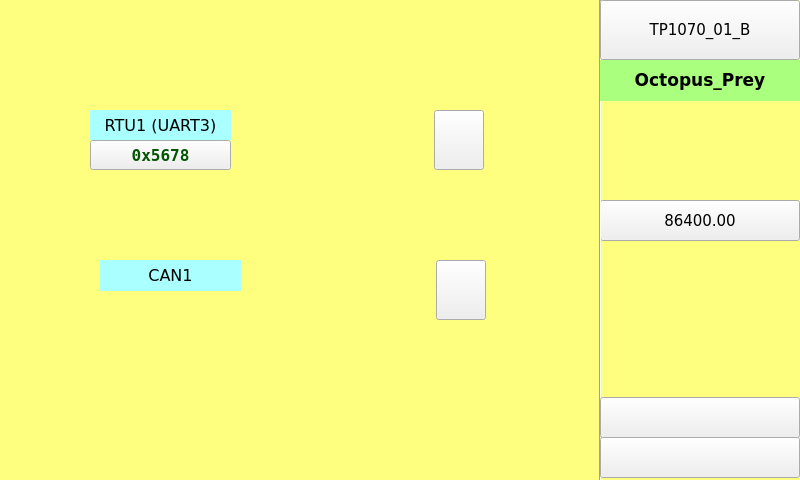
<?xml version="1.0" encoding="UTF-8"?>
<ui version="4.0">
<class>page100</class>
<widget class="QWidget" name="page100">
<property name="geometry">
<rect>
<x>0</x>
<y>0</y>
<width>800</width>
<height>480</height>
</rect>
</property>
<property name="minimumSize">
<size>
<width>800</width>
<height>480</height>
</size>
</property>
<property name="maximumSize">
<size>
<width>800</width>
<height>480</height>
</size>
</property>
<property name="windowTitle">
<string>page100</string>
</property>
<property name="styleSheet">
<string notr="true">QWidget#page100
{
background-color: rgb(255, 255, 127);
}</string>
</property>
<widget class="ATCMled" name="atcmLed_22">
<property name="geometry">
<rect>
<x>175</x>
<y>300</y>
<width>30</width>
<height>30</height>
</rect>
</property>
<property name="toolTip">
<string>CH1_01_NODERUN</string>
</property>
<property name="whatsThis">
<string>ATCMled widget</string>
</property>
<property name="variable">
<string>CH1_01_NODERUN</string>
</property>
<property name="refresh">
<number>500</number>
</property>
<property name="viewStatus">
<bool>false</bool>
</property>
<property name="visibilityVar">
<string/>
</property>
<property name="onIcon">
<iconset>
<normaloff>:/on.png</normaloff>:/on.png</iconset>
</property>
<property name="offIcon">
<iconset>
<normaloff>:/off.png</normaloff>:/off.png</iconset>
</property>
<property name="font">
 <font>
  <family>DejaVu Sans</family>
  <pointsize>8</pointsize>
 </font>
</property>
</widget>
<widget class="ATCMlabel" name="atcmLabel_PLC_time">
<property name="geometry">
<rect>
<x>600</x>
<y>200</y>
<width>200</width>
<height>41</height>
</rect>
</property>
<property name="font">
<font>
<family>DejaVu Sans</family>
<pointsize>11</pointsize>
<weight>50</weight>
<bold>false</bold>
</font>
</property>
<property name="text">
<string>86400.00</string>
</property>
<property name="toolTip">
<string>PLC_time</string>
</property>
<property name="whatsThis">
<string>ATCMlabel widget</string>
</property>
<property name="variable">
<string>PLC_time</string>
</property>
<property name="refresh">
<number>500</number>
</property>
<property name="max">
<string>0</string>
</property>
<property name="min">
<string>0</string>
</property>
<property name="viewStatus">
<bool>false</bool>
</property>
<property name="visibilityVar">
<string/>
</property>
<property name="bgColor">
<color>
<red>170</red>
<green>255</green>
<blue>127</blue>
</color>
</property>
<property name="borderWidth">
<number>0</number>
</property>
<property name="borderRadius">
<number>0</number>
</property>
</widget>
<widget class="Line" name="line_6">
<property name="geometry">
<rect>
<x>590</x>
<y>0</y>
<width>20</width>
<height>481</height>
</rect>
</property>
<property name="orientation">
<enum>Qt::Vertical</enum>
</property>
<property name="font">
 <font>
  <family>DejaVu Sans</family>
  <pointsize>8</pointsize>
 </font>
</property>
</widget>
<widget class="ATCMled" name="atcmLed_21">
<property name="geometry">
<rect>
<x>140</x>
<y>300</y>
<width>30</width>
<height>30</height>
</rect>
</property>
<property name="toolTip">
<string>CH1_NETGOOD</string>
</property>
<property name="whatsThis">
<string>ATCMled widget</string>
</property>
<property name="variable">
<string>CH1_NETGOOD</string>
</property>
<property name="refresh">
<number>500</number>
</property>
<property name="viewStatus">
<bool>false</bool>
</property>
<property name="visibilityVar">
<string/>
</property>
<property name="onIcon">
<iconset>
<normaloff>:/on.png</normaloff>:/on.png</iconset>
</property>
<property name="offIcon">
<iconset>
<normaloff>:/off.png</normaloff>:/off.png</iconset>
</property>
<property name="font">
 <font>
  <family>DejaVu Sans</family>
  <pointsize>8</pointsize>
 </font>
</property>
</widget>
<widget class="QLabel" name="label_31">
<property name="geometry">
<rect>
<x>100</x>
<y>260</y>
<width>141</width>
<height>31</height>
</rect>
</property>
<property name="font">
<font>
<family>DejaVu Sans</family>
<pointsize>12</pointsize>
<weight>50</weight>
<bold>false</bold>
</font>
</property>
<property name="styleSheet">
<string notr="true">background-color: rgb(170, 255, 255);</string>
</property>
<property name="text">
<string>CAN1</string>
</property>
<property name="alignment">
<set>Qt::AlignCenter</set>
</property>
</widget>
<widget class="ATCMdate" name="atcmDate">
<property name="geometry">
<rect>
<x>600</x>
<y>397</y>
<width>200</width>
<height>41</height>
</rect>
</property>
<property name="font">
<font>
<family>DejaVu Sans</family>
<pointsize>10</pointsize>
</font>
</property>
<property name="toolTip">
<string>ATCM QDate</string>
</property>
<property name="whatsThis">
<string>ATCMdate widget</string>
</property>
<property name="bgColor">
<color>
<red>170</red>
<green>255</green>
<blue>127</blue>
</color>
</property>
<property name="borderWidth">
<number>0</number>
</property>
<property name="borderRadius">
<number>0</number>
</property>
</widget>
<widget class="ATCMlabel" name="atcmLabel_42">
<property name="geometry">
<rect>
<x>90</x>
<y>140</y>
<width>141</width>
<height>30</height>
</rect>
</property>
<property name="font">
<font>
<family>DejaVu Sans Mono</family>
<pointsize>12</pointsize>
<weight>75</weight>
<bold>true</bold>
</font>
</property>
<property name="text">
<string>0x5678</string>
</property>
<property name="styleSheet">
<string notr="true">color: rgb(0, 85, 0);</string>
</property>
<property name="toolTip">
<string>RTU_HEARTBEAT</string>
</property>
<property name="whatsThis">
<string>ATCMlabel widget</string>
</property>
<property name="variable">
<string>RTU_HEARTBEAT</string>
</property>
<property name="refresh">
<number>200</number>
</property>
<property name="max">
<string>0</string>
</property>
<property name="min">
<string>0</string>
</property>
<property name="viewStatus">
<bool>false</bool>
</property>
<property name="visibilityVar">
<string/>
</property>
<property name="bgColor">
<color>
<red>170</red>
<green>255</green>
<blue>255</blue>
</color>
</property>
<property name="fontColor">
<color>
<red>0</red>
<green>0</green>
<blue>0</blue>
</color>
</property>
<property name="borderWidth">
<number>0</number>
</property>
<property name="borderRadius">
<number>0</number>
</property>
<property name="format">
<enum>ATCMlabel::Dec</enum>
</property>
</widget>
<widget class="ATCMled" name="atcmLed_27">
<property name="geometry">
<rect>
<x>310</x>
<y>260</y>
<width>50</width>
<height>60</height>
</rect>
</property>
<property name="toolTip">
<string>CAN_DigIn_1</string>
</property>
<property name="whatsThis">
<string>ATCMled widget</string>
</property>
<property name="font">
<font>
<family>DejaVu Sans</family>
<pointsize>8</pointsize>
</font>
</property>
<property name="variable">
<string>CAN_DigIn_1</string>
</property>
<property name="refresh">
<number>500</number>
</property>
<property name="viewStatus">
<bool>false</bool>
</property>
<property name="visibilityVar">
<string/>
</property>
<property name="onIcon">
<iconset>
<normaloff>:/on.png</normaloff>:/on.png</iconset>
</property>
<property name="offIcon">
<iconset>
<normaloff>:/off.png</normaloff>:/off.png</iconset>
</property>
</widget>
<widget class="ATCMtime" name="atcmTime">
<property name="geometry">
<rect>
<x>600</x>
<y>437</y>
<width>200</width>
<height>41</height>
</rect>
</property>
<property name="font">
<font>
<family>DejaVu Sans</family>
<pointsize>10</pointsize>
</font>
</property>
<property name="toolTip">
<string>ATCM QTime</string>
</property>
<property name="whatsThis">
<string>ATCMtime widget</string>
</property>
<property name="bgColor">
<color>
<red>170</red>
<green>255</green>
<blue>127</blue>
</color>
</property>
<property name="borderWidth">
<number>0</number>
</property>
<property name="borderRadius">
<number>0</number>
</property>
</widget>
<widget class="QLabel" name="label_Qt_Project">
<property name="geometry">
<rect>
<x>600</x>
<y>60</y>
<width>200</width>
<height>41</height>
</rect>
</property>
<property name="font">
<font>
<family>DejaVu Sans</family>
<pointsize>13</pointsize>
<weight>75</weight>
<bold>true</bold>
</font>
</property>
<property name="styleSheet">
<string notr="true">background-color: rgb(170, 255, 127);</string>
</property>
<property name="text">
<string>Octopus_Prey</string>
</property>
<property name="alignment">
<set>Qt::AlignCenter</set>
</property>
</widget>
<widget class="ATCMled" name="atcmLed_26">
<property name="geometry">
<rect>
<x>308</x>
<y>110</y>
<width>50</width>
<height>60</height>
</rect>
</property>
<property name="toolTip">
<string>RTU_RTU_RD</string>
</property>
<property name="whatsThis">
<string>ATCMled widget</string>
</property>
<property name="font">
<font>
<family>DejaVu Sans</family>
<pointsize>8</pointsize>
</font>
</property>
<property name="variable">
<string>RTU_RTU_RD</string>
</property>
<property name="refresh">
<number>500</number>
</property>
<property name="viewStatus">
<bool>false</bool>
</property>
<property name="visibilityVar">
<string/>
</property>
<property name="onIcon">
<iconset>
<normaloff>:/on.png</normaloff>:/on.png</iconset>
</property>
<property name="offIcon">
<iconset>
<normaloff>:/off.png</normaloff>:/off.png</iconset>
</property>
</widget>
<widget class="ATCMled" name="atcmLed_24">
<property name="geometry">
<rect>
<x>103</x>
<y>300</y>
<width>30</width>
<height>30</height>
</rect>
</property>
<property name="toolTip">
<string>CH1_NETRUN</string>
</property>
<property name="whatsThis">
<string>ATCMled widget</string>
</property>
<property name="variable">
<string>CH1_NETRUN</string>
</property>
<property name="refresh">
<number>500</number>
</property>
<property name="viewStatus">
<bool>false</bool>
</property>
<property name="visibilityVar">
<string/>
</property>
<property name="onIcon">
<iconset>
<normaloff>:/on.png</normaloff>:/on.png</iconset>
</property>
<property name="offIcon">
<iconset>
<normaloff>:/off.png</normaloff>:/off.png</iconset>
</property>
<property name="font">
 <font>
  <family>DejaVu Sans</family>
  <pointsize>8</pointsize>
 </font>
</property>
</widget>
<widget class="ATCMbutton" name="atcmButton_7">
<property name="geometry">
<rect>
<x>434</x>
<y>110</y>
<width>50</width>
<height>60</height>
</rect>
</property>
<property name="font">
<font>
<family>DejaVu Sans</family>
<pointsize>11</pointsize>
</font>
</property>
<property name="checkable">
<bool>true</bool>
</property>
<property name="toolTip">
<string>RTU_RTU_WR</string>
</property>
<property name="whatsThis">
<string>ATCMbutton widget</string>
</property>
<property name="pageName">
<string/>
</property>
<property name="passwordVar">
<string/>
</property>
<property name="statusvar">
<string>RTU_RTU_WR</string>
</property>
<property name="viewStatus">
<bool>false</bool>
</property>
<property name="visibilityVar">
<string/>
</property>
<property name="bgColor">
<color>
<red>255</red>
<green>0</green>
<blue>0</blue>
</color>
</property>
<property name="bgPressColor">
<color>
<red>85</red>
<green>255</green>
<blue>0</blue>
</color>
</property>
<property name="text">
<string/>
</property>
<property name="pressText">
<string/>
</property>
<property name="borderWidth">
<number>0</number>
</property>
<property name="borderRadius">
<number>0</number>
</property>
<property name="apparence">
<enum>QFrame::Raised</enum>
</property>
</widget>
<widget class="ATCMbutton" name="atcmButton_6">
<property name="geometry">
<rect>
<x>600</x>
<y>0</y>
<width>200</width>
<height>60</height>
</rect>
</property>
<property name="font">
<font>
<family>DejaVu Sans</family>
<pointsize>11</pointsize>
<weight>50</weight>
<bold>false</bold>
</font>
</property>
<property name="toolTip">
<string/>
</property>
<property name="whatsThis">
<string>ATCMbutton widget</string>
</property>
<property name="pageName">
<string>menu</string>
</property>
<property name="statusvar">
<string/>
</property>
<property name="viewStatus">
<bool>false</bool>
</property>
<property name="refresh">
<number>200</number>
</property>
<property name="visibilityVar">
<string/>
</property>
<property name="bgColor">
<color>
<red>255</red>
<green>255</green>
<blue>127</blue>
</color>
</property>
<property name="borderColor">
<color>
<red>0</red>
<green>0</green>
<blue>0</blue>
</color>
</property>
<property name="text">
<string>TP1070_01_B</string>
</property>
<property name="pressText">
<string>TP1070_01_B</string>
</property>
<property name="borderWidth">
<number>1</number>
</property>
<property name="borderRadius">
<number>0</number>
</property>
<property name="apparence">
<enum>QFrame::Raised</enum>
</property>
</widget>
<widget class="ATCMled" name="atcmLed_23">
<property name="geometry">
<rect>
<x>211</x>
<y>300</y>
<width>30</width>
<height>30</height>
</rect>
</property>
<property name="toolTip">
<string>CH1_01_NODEGOOD</string>
</property>
<property name="whatsThis">
<string>ATCMled widget</string>
</property>
<property name="variable">
<string>CH1_01_NODEGOOD</string>
</property>
<property name="refresh">
<number>500</number>
</property>
<property name="viewStatus">
<bool>false</bool>
</property>
<property name="visibilityVar">
<string/>
</property>
<property name="onIcon">
<iconset>
<normaloff>:/on.png</normaloff>:/on.png</iconset>
</property>
<property name="offIcon">
<iconset>
<normaloff>:/off.png</normaloff>:/off.png</iconset>
</property>
<property name="font">
 <font>
  <family>DejaVu Sans</family>
  <pointsize>8</pointsize>
 </font>
</property>
</widget>
<widget class="QLabel" name="label_30">
<property name="geometry">
<rect>
<x>90</x>
<y>110</y>
<width>141</width>
<height>30</height>
</rect>
</property>
<property name="font">
<font>
<family>DejaVu Sans</family>
<pointsize>12</pointsize>
<weight>50</weight>
<bold>false</bold>
</font>
</property>
<property name="styleSheet">
<string notr="true">background-color: rgb(170, 255, 255);</string>
</property>
<property name="text">
<string>RTU1 (UART3)</string>
</property>
<property name="alignment">
<set>Qt::AlignCenter</set>
</property>
</widget>
<widget class="ATCMbutton" name="atcmButton_8">
<property name="geometry">
<rect>
<x>436</x>
<y>260</y>
<width>50</width>
<height>60</height>
</rect>
</property>
<property name="font">
<font>
<family>DejaVu Sans</family>
<pointsize>11</pointsize>
</font>
</property>
<property name="checkable">
<bool>true</bool>
</property>
<property name="toolTip">
<string>CAN_DigOut_1</string>
</property>
<property name="whatsThis">
<string>ATCMbutton widget</string>
</property>
<property name="pageName">
<string/>
</property>
<property name="passwordVar">
<string/>
</property>
<property name="statusvar">
<string>CAN_DigOut_1</string>
</property>
<property name="viewStatus">
<bool>false</bool>
</property>
<property name="visibilityVar">
<string/>
</property>
<property name="bgColor">
<color>
<red>255</red>
<green>0</green>
<blue>0</blue>
</color>
</property>
<property name="bgPressColor">
<color>
<red>85</red>
<green>255</green>
<blue>0</blue>
</color>
</property>
<property name="text">
<string/>
</property>
<property name="pressText">
<string/>
</property>
<property name="borderWidth">
<number>0</number>
</property>
<property name="borderRadius">
<number>0</number>
</property>
<property name="apparence">
<enum>QFrame::Raised</enum>
</property>
</widget>
</widget>
<customwidgets>
<customwidget>
<class>ATCMbutton</class>
<extends>QPushButton</extends>
<header>atcmplugin.h</header>
</customwidget>
<customwidget>
<class>ATCMdate</class>
<extends>QPushButton</extends>
<header>atcmplugin.h</header>
</customwidget>
<customwidget>
<class>ATCMlabel</class>
<extends>QPushButton</extends>
<header>atcmplugin.h</header>
</customwidget>
<customwidget>
<class>ATCMled</class>
<extends>QLabel</extends>
<header>atcmplugin.h</header>
</customwidget>
<customwidget>
<class>ATCMtime</class>
<extends>QPushButton</extends>
<header>atcmplugin.h</header>
</customwidget>
</customwidgets>
<resources/>
<connections>
<connection>
<sender>atcmButton_6</sender>
<signal>newPage(const char*,bool)</signal>
<receiver>page100</receiver>
<slot>goto_page(const char*,bool)</slot>
</connection>
</connections>
<slots>
<slot>goto_page(const char*,bool)</slot>
</slots>
</ui>
